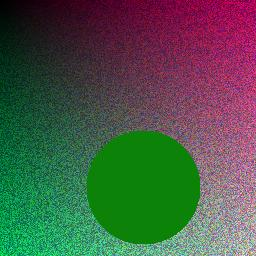
#> input picture data/train/synthetic_000.jpg, 256 x 256 px; its folder holds only this picture in this run
$ jupyter execute --allow-errors 01_EDA.ipynb
#> lines starting #> are read from the running program, lines starting #| are printed output that depends on the picture
### src/utils/color_conversion.py
"""
Color Conversion Utilities

Pure NumPy implementation of RGB to LAB and LAB to RGB conversion.
No external dependencies required (no scipy, no scikit-image).

LAB Color Space:
- L: Luminance (0-100)
- A: Green-Red axis (-128 to 127)
- B: Blue-Yellow axis (-128 to 127)

This implementation uses sRGB with D65 white point.
"""

import numpy as np


def rgb2lab(rgb):
    """
    Convert RGB image to LAB color space.

    Args:
        rgb: RGB image as numpy array with values in [0, 255] or [0, 1]
             Shape: (H, W, 3) or (B, H, W, 3)

    Returns:
        LAB image as numpy array
        L: [0, 100], A: [-128, 127], B: [-128, 127]
    """
    rgb = np.asarray(rgb, dtype=np.float32)

    # Normalize to [0, 1] if needed
    if rgb.max() > 1.0:
        rgb = rgb / 255.0

    # RGB to XYZ conversion (sRGB with D65 white point)
    # Apply inverse gamma correction
    mask = rgb > 0.04045
    rgb_linear = np.where(mask, ((rgb + 0.055) / 1.055) ** 2.4, rgb / 12.92)

    # RGB to XYZ matrix (sRGB to XYZ)
    xyz_matrix = np.array([
        [0.4124564, 0.3575761, 0.1804375],
        [0.2126729, 0.7151522, 0.0721750],
        [0.0193339, 0.1191920, 0.9503041]
    ], dtype=np.float32)

    xyz = np.dot(rgb_linear, xyz_matrix.T)

    # Normalize by D65 white point
    white_point = np.array([0.95047, 1.0, 1.08883], dtype=np.float32)
    xyz = xyz / white_point

    # XYZ to LAB
    epsilon = 0.008856  # (6/29)^3
    kappa = 903.3  # (29/3)^3

    mask = xyz > epsilon
    f_xyz = np.where(mask, np.cbrt(xyz), (kappa * xyz + 16.0) / 116.0)

    L = 116.0 * f_xyz[..., 1] - 16.0
    a = 500.0 * (f_xyz[..., 0] - f_xyz[..., 1])
    b = 200.0 * (f_xyz[..., 1] - f_xyz[..., 2])

    lab = np.stack([L, a, b], axis=-1)
    return lab


# [141 lines left out: functions lab2rgb, normalize_lab, denormalize_lab, tensor_to_lab, not called in this run]


# [25 lines that do not run on import are left out]

### notebooks/01_EDA.ipynb
# Exploratory Data Analysis (EDA)
## Image Colorization using GAN

This notebook contains comprehensive data analysis for the image colorization project.

[cell 1]
import os
import sys
sys.path.append('..')

import numpy as np
import matplotlib.pyplot as plt
from PIL import Image
from collections import Counter
import warnings
warnings.filterwarnings('ignore')

# Set style
plt.style.use('seaborn-v0_8-whitegrid')
plt.rcParams['figure.figsize'] = (12, 6)
plt.rcParams['font.size'] = 12

## 1. Dataset Overview

[cell 2]
# Load dataset
DATA_DIR = '../data/train'

# Get all image files
valid_extensions = {'.jpg', '.jpeg', '.png', '.bmp', '.webp'}
image_files = [f for f in os.listdir(DATA_DIR)
               if os.path.splitext(f)[1].lower() in valid_extensions]

print("="*50)
print("DATASET OVERVIEW")
print("="*50)
print(f"Dataset Directory: {DATA_DIR}")
print(f"Total Images: {len(image_files)}")
print(f"Image Formats: {Counter([os.path.splitext(f)[1].lower() for f in image_files])}")

## 2. Chart 1: Sample Images Visualization

[cell 3]
# Chart 1: Display sample images
fig, axes = plt.subplots(2, 5, figsize=(15, 6))
fig.suptitle('Chart 1: Sample Images from Dataset', fontsize=16, fontweight='bold')

for idx, ax in enumerate(axes.flat):
    if idx < len(image_files):
        img_path = os.path.join(DATA_DIR, image_files[idx])
        img = Image.open(img_path)
#> img is the input picture: PIL image 256x256 RGB; mean R, G, B 74.7, 87.9, 71.4
        ax.imshow(img)
        ax.set_title(f'Image {idx+1}', fontsize=10)
    ax.axis('off')

plt.tight_layout()
plt.savefig('../results/plots/chart1_sample_images.png', dpi=150, bbox_inches='tight')
plt.show()

## 3. Chart 2: Image Size Distribution

[cell 4]
# Chart 2: Image dimensions analysis
widths = []
heights = []
aspect_ratios = []

for img_file in image_files:
    img_path = os.path.join(DATA_DIR, img_file)
    img = Image.open(img_path)
    w, h = img.size
#> w = 256; h = 256
    widths.append(w)
    heights.append(h)
    aspect_ratios.append(w/h)

fig, axes = plt.subplots(1, 3, figsize=(15, 5))
fig.suptitle('Chart 2: Image Dimensions Analysis', fontsize=16, fontweight='bold')

# Width distribution
axes[0].hist(widths, bins=20, color='steelblue', edgecolor='black', alpha=0.7)
axes[0].set_xlabel('Width (pixels)')
axes[0].set_ylabel('Frequency')
axes[0].set_title('Width Distribution')
axes[0].axvline(np.mean(widths), color='red', linestyle='--', label=f'Mean: {np.mean(widths):.0f}')
axes[0].legend()

# Height distribution
axes[1].hist(heights, bins=20, color='coral', edgecolor='black', alpha=0.7)
axes[1].set_xlabel('Height (pixels)')
axes[1].set_ylabel('Frequency')
axes[1].set_title('Height Distribution')
axes[1].axvline(np.mean(heights), color='red', linestyle='--', label=f'Mean: {np.mean(heights):.0f}')
axes[1].legend()

# Aspect ratio
axes[2].hist(aspect_ratios, bins=20, color='seagreen', edgecolor='black', alpha=0.7)
axes[2].set_xlabel('Aspect Ratio (W/H)')
axes[2].set_ylabel('Frequency')
axes[2].set_title('Aspect Ratio Distribution')
axes[2].axvline(1.0, color='red', linestyle='--', label='Square (1:1)')
axes[2].legend()

plt.tight_layout()
plt.savefig('../results/plots/chart2_image_dimensions.png', dpi=150, bbox_inches='tight')
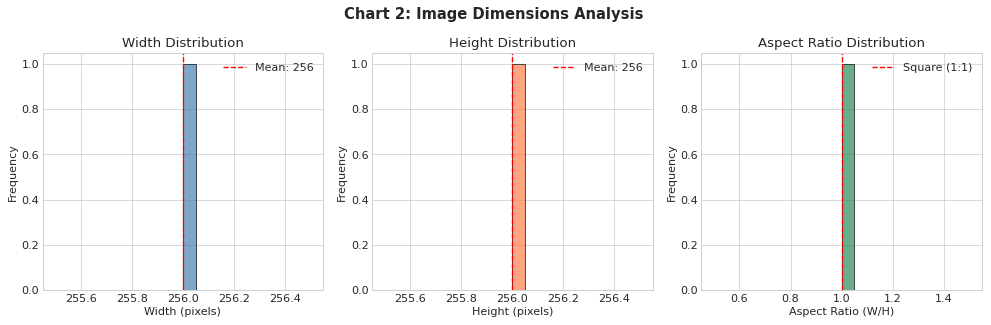
#> figure drawn by matplotlib, 3 panels; panel 1: tallest bar 1 high, from x = 256 to 256; panel 2: tallest bar 1 high, from x = 256 to 256; panel 3: tallest bar 1 high, from x = 1 to 1.05
plt.show()

print(f"\nStatistics:")
print(f"Width  - Min: {min(widths)}, Max: {max(widths)}, Mean: {np.mean(widths):.1f}")
#| Width  - Min: 256, Max: 256, Mean: 256.0
print(f"Height - Min: {min(heights)}, Max: {max(heights)}, Mean: {np.mean(heights):.1f}")
#| Height - Min: 256, Max: 256, Mean: 256.0

## 4. Chart 3: Color Channel Distribution (RGB)

[cell 5]
# Chart 3: RGB Color Distribution
r_values = []
g_values = []
b_values = []

# Sample pixels from images
for img_file in image_files[:50]:  # Sample from first 50 images
    img_path = os.path.join(DATA_DIR, img_file)
    img = np.array(Image.open(img_path).convert('RGB'))

    # Sample 1000 random pixels
    flat = img.reshape(-1, 3)
    samples = flat[np.random.choice(len(flat), min(1000, len(flat)), replace=False)]
#> samples = 1000 rows, first 8: [12, 130, 10], [132, 63, 94], [48, 71, 65], [47, 134, 91], [12, 130, 10], [178, 186, 165], [111, 33, 73], [12, 130, 10]

    r_values.extend(samples[:, 0])
    g_values.extend(samples[:, 1])
    b_values.extend(samples[:, 2])

fig, axes = plt.subplots(1, 3, figsize=(15, 5))
fig.suptitle('Chart 3: RGB Color Channel Distribution', fontsize=16, fontweight='bold')

axes[0].hist(r_values, bins=50, color='red', alpha=0.7, edgecolor='darkred')
axes[0].set_xlabel('Pixel Value (0-255)')
axes[0].set_ylabel('Frequency')
axes[0].set_title('Red Channel')

axes[1].hist(g_values, bins=50, color='green', alpha=0.7, edgecolor='darkgreen')
axes[1].set_xlabel('Pixel Value (0-255)')
axes[1].set_ylabel('Frequency')
axes[1].set_title('Green Channel')

axes[2].hist(b_values, bins=50, color='blue', alpha=0.7, edgecolor='darkblue')
axes[2].set_xlabel('Pixel Value (0-255)')
axes[2].set_ylabel('Frequency')
axes[2].set_title('Blue Channel')

plt.tight_layout()
plt.savefig('../results/plots/chart3_rgb_distribution.png', dpi=150, bbox_inches='tight')
#> figure, not shown here; panel 1: tallest bar 145 high, from x = 8.8 to 13.2; panel 2: tallest bar 152 high, from x = 126.9 to 131.8; panel 3: tallest bar 123 high, from x = 8.68 to 13.02
plt.show()

## 5. Chart 4: LAB Color Space Distribution

[cell 6]
# Chart 4: LAB Color Space Distribution
from src.utils.color_conversion import rgb2lab

L_values = []
A_values = []
B_values = []

for img_file in image_files[:50]:
    img_path = os.path.join(DATA_DIR, img_file)
    img = np.array(Image.open(img_path).convert('RGB'))
    lab = rgb2lab(img)
#> in rgb2lab, `xyz = np.dot(rgb_linear, xyz_matrix.T)`:
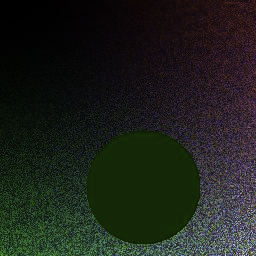
#> xyz: shape (256, 256, 3) float32; mean R, G, B 0.118, 0.134, 0.109; drawn with min black and max white
#> in rgb2lab, `mask = xyz > epsilon`:
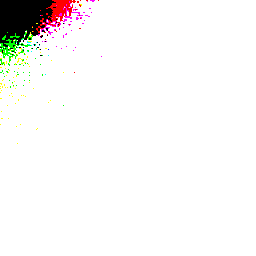
#> mask: shape (256, 256, 3) bool; mean R, G, B 0.967, 0.962, 0.958
#> in rgb2lab, `f_xyz = np.where(mask, np.cbrt(xyz), (kappa * xyz + 16.0) / 116.0)`:
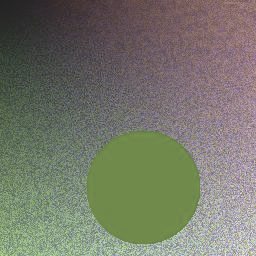
#> f_xyz: shape (256, 256, 3) float32; mean R, G, B 0.461, 0.47, 0.417
#> in rgb2lab, `L = 116.0 * f_xyz[..., 1] - 16.0`:
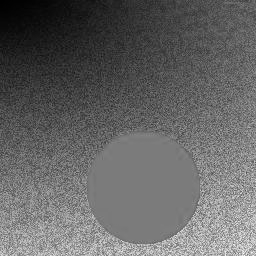
#> L: shape (256, 256) float32; min 0, max 97.27, mean 38.6; drawn with min black and max white
#> in rgb2lab, `a = 500.0 * (f_xyz[..., 0] - f_xyz[..., 1])`:
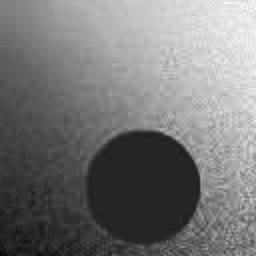
#> a: shape (256, 256) float32; min -71.81, max 72.09, mean -4.4; drawn with min black and max white
#> in rgb2lab, `b = 200.0 * (f_xyz[..., 1] - f_xyz[..., 2])`:
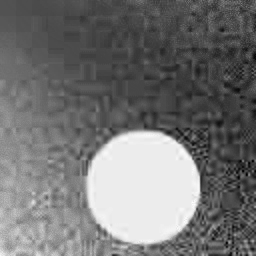
#> b: shape (256, 256) float32; min -25.82, max 54.32, mean 10.6; drawn with min black and max white
#> in rgb2lab, `lab = np.stack([L, a, b], axis=-1)`:
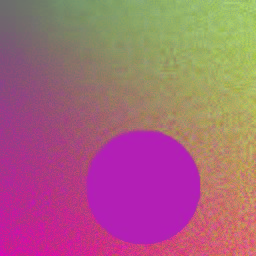
#> lab: shape (256, 256, 3) float32; mean of channels 0, 1, 2 38.5, -4.4, 10.6; drawn with min black and max white

    # Sample pixels
    flat = lab.reshape(-1, 3)
    samples = flat[np.random.choice(len(flat), min(1000, len(flat)), replace=False)]
#> samples = 1000 rows, first 8: [6.12, 18.63, -0.615], [47.06, -50.97, 48.61], [45.48, -42.51, 21.46], [36.75, 59.88, -6.69], [29.85, 44.52, -4.12], [32.89, -28.13, 13.57], [7.04, 18.35, -2.22], [14.67, 26.18, -5.29]

    L_values.extend(samples[:, 0])
    A_values.extend(samples[:, 1])
    B_values.extend(samples[:, 2])

fig, axes = plt.subplots(1, 3, figsize=(15, 5))
fig.suptitle('Chart 4: LAB Color Space Distribution', fontsize=16, fontweight='bold')

axes[0].hist(L_values, bins=50, color='gray', alpha=0.7, edgecolor='black')
axes[0].set_xlabel('L Value (0-100)')
axes[0].set_ylabel('Frequency')
axes[0].set_title('L Channel (Lightness)')

axes[1].hist(A_values, bins=50, color='purple', alpha=0.7, edgecolor='darkviolet')
axes[1].set_xlabel('A Value (-128 to 127)')
axes[1].set_ylabel('Frequency')
axes[1].set_title('A Channel (Green-Red)')

axes[2].hist(B_values, bins=50, color='orange', alpha=0.7, edgecolor='darkorange')
axes[2].set_xlabel('B Value (-128 to 127)')
axes[2].set_ylabel('Frequency')
axes[2].set_title('B Channel (Blue-Yellow)')

plt.tight_layout()
plt.savefig('../results/plots/chart4_lab_distribution.png', dpi=150, bbox_inches='tight')
#> figure, not shown here; panel 1: tallest bar 160 high, from x = 46.25 to 48.08; panel 2: tallest bar 146 high, from x = -51.76 to -49.25; panel 3: tallest bar 120 high, from x = 47.95 to 49.49
plt.show()

print(f"\nLAB Statistics:")
print(f"L - Min: {min(L_values):.1f}, Max: {max(L_values):.1f}, Mean: {np.mean(L_values):.1f}")
#| L - Min: 0.4, Max: 92.1, Mean: 38.2
print(f"A - Min: {min(A_values):.1f}, Max: {max(A_values):.1f}, Mean: {np.mean(A_values):.1f}")
#| A - Min: -56.8, Max: 68.4, Mean: -3.4
print(f"B - Min: {min(B_values):.1f}, Max: {max(B_values):.1f}, Mean: {np.mean(B_values):.1f}")
#| B - Min: -24.4, Max: 52.6, Mean: 10.0
#> `gray = img.convert('L')`:
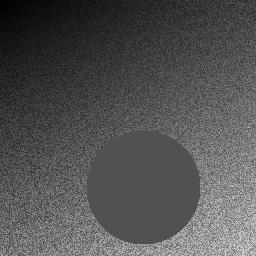
#> gray: PIL image 256x256 L; min 0, max 244, mean 82.1

## 6. Chart 5: Grayscale vs Color Comparison

[cell 7]
# Chart 5: Original vs Grayscale Comparison
fig, axes = plt.subplots(2, 5, figsize=(15, 6))
fig.suptitle('Chart 5: Color vs Grayscale (Model Input/Output)', fontsize=16, fontweight='bold')

#> (the rest of this cell did not finish here and is left out)

## 7. Chart 6: Image Brightness Distribution

[cell 8]
# Chart 6: Brightness Analysis
brightness_values = []
contrast_values = []

for img_file in image_files:
    img_path = os.path.join(DATA_DIR, img_file)
    img = np.array(Image.open(img_path).convert('L'))  # Grayscale

    brightness = np.mean(img)
#> brightness = 82.07
    contrast = np.std(img)
#> contrast = 38.14

    brightness_values.append(brightness)
    contrast_values.append(contrast)

fig, axes = plt.subplots(1, 2, figsize=(14, 5))
fig.suptitle('Chart 6: Image Quality Metrics', fontsize=16, fontweight='bold')

# Brightness histogram
axes[0].hist(brightness_values, bins=30, color='gold', edgecolor='black', alpha=0.7)
axes[0].set_xlabel('Mean Brightness (0-255)')
axes[0].set_ylabel('Number of Images')
axes[0].set_title('Brightness Distribution')
axes[0].axvline(128, color='red', linestyle='--', label='Neutral (128)')
axes[0].axvline(np.mean(brightness_values), color='blue', linestyle='--',
                label=f'Dataset Mean: {np.mean(brightness_values):.1f}')
axes[0].legend()

# Brightness vs Contrast scatter
axes[1].scatter(brightness_values, contrast_values, alpha=0.6, c='teal', edgecolor='black')
axes[1].set_xlabel('Brightness (Mean)')
axes[1].set_ylabel('Contrast (Std Dev)')
axes[1].set_title('Brightness vs Contrast')

plt.tight_layout()
plt.savefig('../results/plots/chart6_brightness_analysis.png', dpi=150, bbox_inches='tight')
#> figure, not shown here; panel 1: tallest bar 1 high, from x = 82.07 to 82.1
plt.show()

print(f"\nBrightness Statistics:")
print(f"Mean Brightness: {np.mean(brightness_values):.1f}")
#| Mean Brightness: 82.1
print(f"Mean Contrast: {np.mean(contrast_values):.1f}")
#| Mean Contrast: 38.1

## 8. Chart 7: Color Histogram per Channel

[cell 9]
# Chart 7: Combined RGB Histogram
fig, ax = plt.subplots(figsize=(12, 6))
fig.suptitle('Chart 7: Combined RGB Histogram', fontsize=16, fontweight='bold')

ax.hist(r_values, bins=50, color='red', alpha=0.5, label='Red', density=True)
ax.hist(g_values, bins=50, color='green', alpha=0.5, label='Green', density=True)
ax.hist(b_values, bins=50, color='blue', alpha=0.5, label='Blue', density=True)

ax.set_xlabel('Pixel Value (0-255)')
ax.set_ylabel('Density')
ax.set_title('RGB Channel Distribution Comparison')
ax.legend()

plt.tight_layout()
plt.savefig('../results/plots/chart7_rgb_combined.png', dpi=150, bbox_inches='tight')
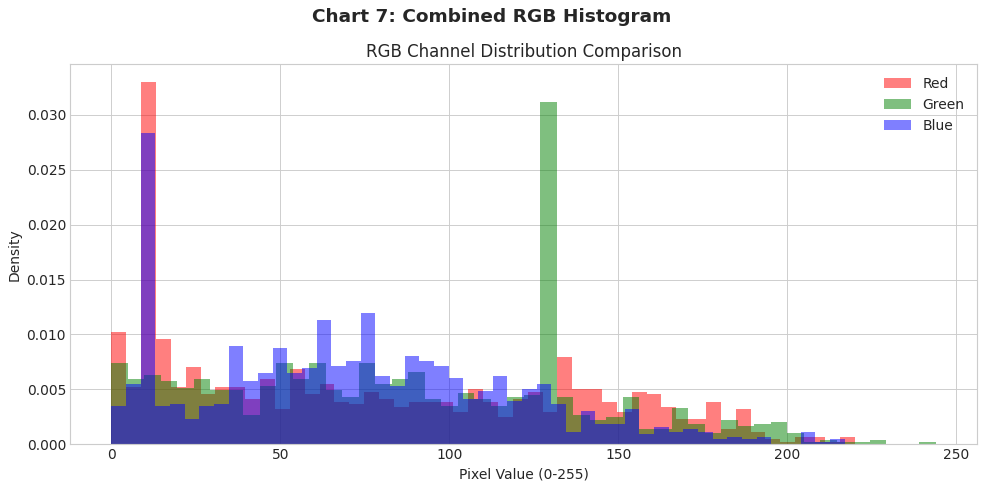
#> figure drawn by matplotlib, 1 panel; tallest bar 0.033 high, from x = 8.8 to 13.2; tallest bar 0.0311 high, from x = 126.9 to 131.8; tallest bar 0.0283 high, from x = 8.68 to 13.02
plt.show()

## 9. Dataset Summary

[cell 10]
# Dataset Summary Table
print("="*60)
print("DATASET SUMMARY")
print("="*60)
print(f"{'Property':<30} {'Value':<30}")
print("-"*60)
print(f"{'Total Images':<30} {len(image_files)}")
print(f"{'Image Format':<30} {'JPEG'}")
print(f"{'Image Size':<30} {'256 x 256 pixels'}")
print(f"{'Color Space':<30} {'RGB (converted to LAB)'}")
print(f"{'Mean Brightness':<30} {np.mean(brightness_values):.1f}")
#| Mean Brightness                82.1
print(f"{'Mean Contrast':<30} {np.mean(contrast_values):.1f}")
#| Mean Contrast                  38.1
print(f"{'Data Type':<30} {'Synthetic Images'}")
print("="*60)

print("\n" + "="*60)
print("IDENTIFIED ISSUES")
print("="*60)
print("1. Synthetic data - limited to gradient patterns")
print("2. Small dataset size (100 images)")
print("3. No real-world objects/scenes")
print("4. Limited color diversity")
print("="*60)
